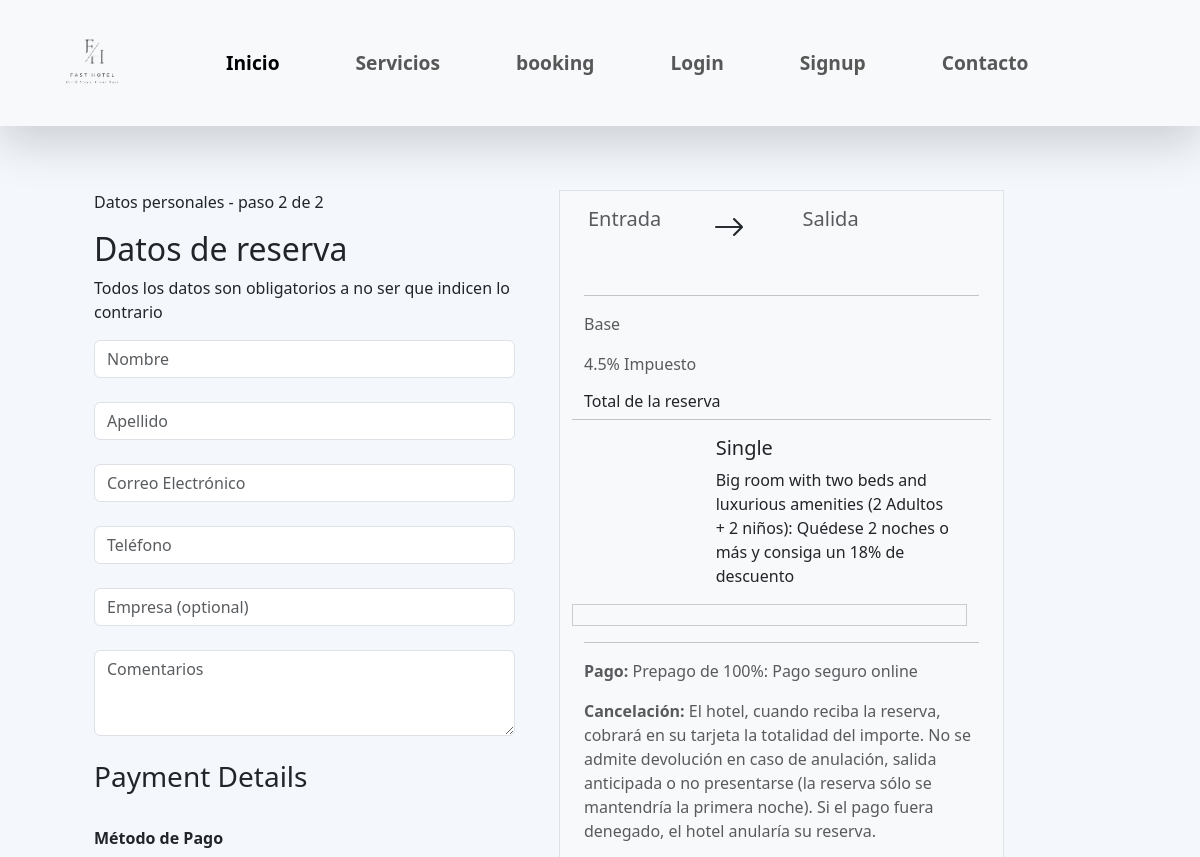
/index/payment/1/ (upper part), run on an earlier commit of the app's database.
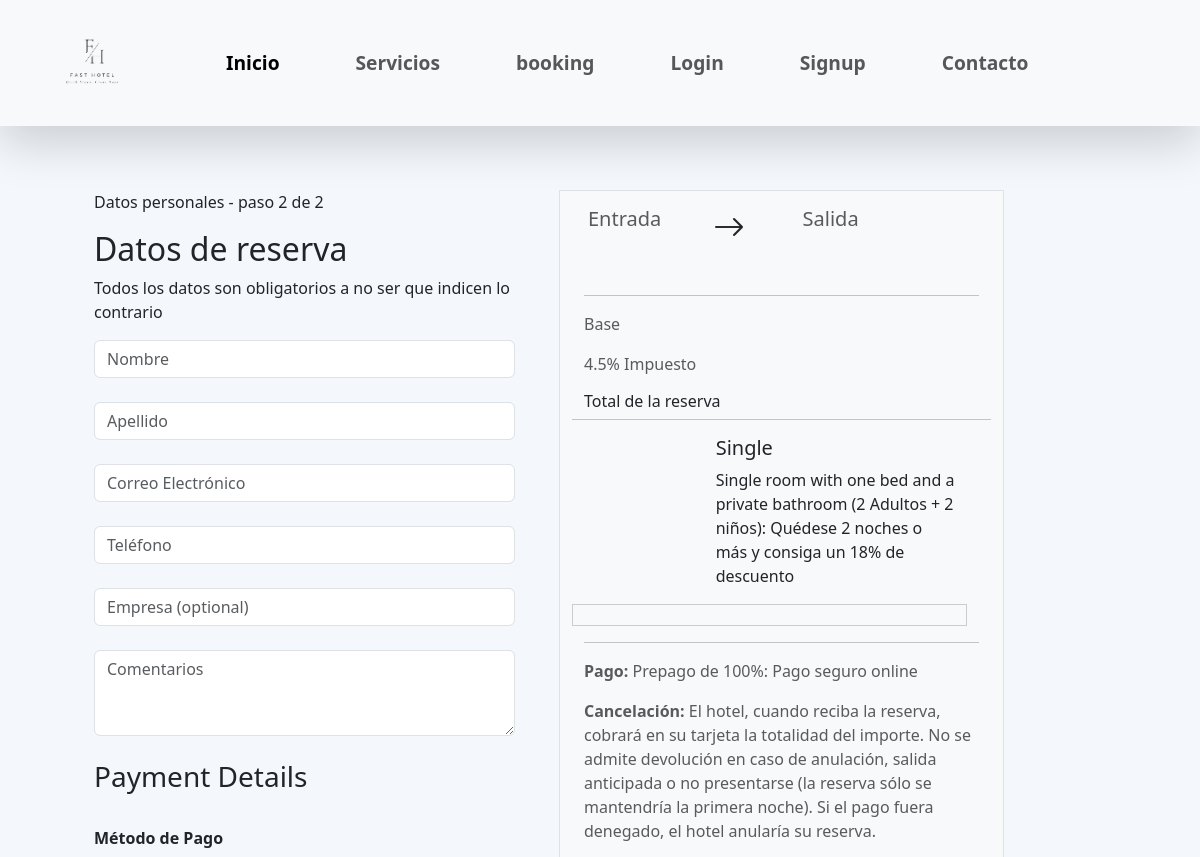
And on a later commit of the database.
### Hotel/models.py (models this page shows, shortened)
class Room(models.Model):
    ROOM_CATEGORIES = [
        ('Single', 'Single'),
        ('Suite', 'Suite'),
        ('Double', 'Double'),
    ]
    ESTADO = [
        ("Ocupado", "Ocupado"),
        ("Libre/Disponible", "Libre/Disponible"),
        ("Reservado", "Reservado"),
        ("Sucio/En Limpieza", "Sucio/En Limpieza"),
        ("En Mantenimiento/Reparaciones", "En Mantenimiento/Reparaciones"),
        ("Bloqueado", "Bloqueado"),
        ("Fuera de Servicio", "Fuera de Servicio"),
        ("Inhabitable/No disponible", "Inhabitable/No disponible")
    ]
    ROOM_DESCRIPTIONS = {
        'Single': 'Single room with one bed and a private bathroom',
        'Double': 'Double room with two beds and a private bathroom',
        'Suite': 'Suite with two rooms, an interconnecting door, and a private bathroom',
    }
    room_number = models.CharField(max_length=3)
    image = models.ImageField(upload_to='room_images/', blank=True, null=True)
    category = models.CharField(max_length=50, choices=ROOM_CATEGORIES)
    state = models.CharField(max_length=50, choices=ESTADO)
    rent = models.DecimalField(max_digits=10, decimal_places=2)
    adults = models.IntegerField(validators=[MaxValueValidator(3)])
    children = models.IntegerField(validators=[MaxValueValidator(3)])
    occupied = models.BooleanField(default=False)
    discapacity = models.BooleanField(default=False)
    wifi = models.BooleanField(default=False)
    television = models.BooleanField(default=False)
    phone = models.BooleanField(default=False)
    description = models.TextField(blank=True, default="")
    hotel = models.ForeignKey(Hotel, related_name='rooms', on_delete=models.CASCADE)
    num_toilets = models.IntegerField(default=0)
    num_beds = models.IntegerField(default=0)

### Hotel/views.py (the view)
# urls.py: path('payment/<int:room_id>/', payment, name='payment'),
def payment(request, room_id):
    room = get_object_or_404(Room, id=room_id)
    payment_methods = Metodo_pago.objects.all()
    context = {
        'room_id': room.id,
        'room_number': room.room_number,
        'image': room.image.url if room.image else None,
        'category': room.category,
        'state': room.state,
        'rent': room.rent,
        'adults': room.adults,
        'children': room.children,
        'occupied': room.occupied,
        'discapacity': room.discapacity,
        'wifi': room.wifi,
        'television': room.television,
        'phone': room.phone,
        'description': room.description,
        'hotel': room.hotel,
        'num_toilets': room.num_toilets,
        'num_beds': room.num_beds,
        'hotel': room.hotel,
        'payment_methods': payment_methods
    }
    return render(request, 'hotel/payment.html', context)

### Hotel/templates/hotel/payment.html (shortened to what the changed rows need)
{% extends 'base.html' %}
{% load static %}
{% block css %}
<link rel="stylesheet" type="text/css" href="{% static 'css/nav.css' %}">
{% endblock %}
{% block content %}
<div class="container p-5">
    <div class="row">
        <div class="col-lx-5 col-lg-5 m-3 col-md-12 col-sm-12 col-xs-12">
            <h2>Datos de reserva</h2>
        </div>
        <div class="col-lx-5 col-lg-5 m-3 col-md-12 col-sm-12 col-xs-12 m-3 border bg-light">
            <div class="container">
                <div class="row">
                  <br>
                  <div class="row">
                      <div class="col-lx-8 col-lg-8 col-md-12 col-sm-12 col-xs-12">
                          <h5>{{category}}</h5>
                          <p>{{description}} (2 Adultos + 2 niños): Quédese 2 noches o más y consiga un 18% de
                              descuento</p>
                      </div>
                      <br>
                  </div>
              </div>
          </div>
      </div>
  </div>
</div>
{% endblock %}

What changed in the data, as far as the page shows it:
changed Room "Single": description "Big room with two beds and luxurious amenities" → "Single room with one bed and a private bathroom"
